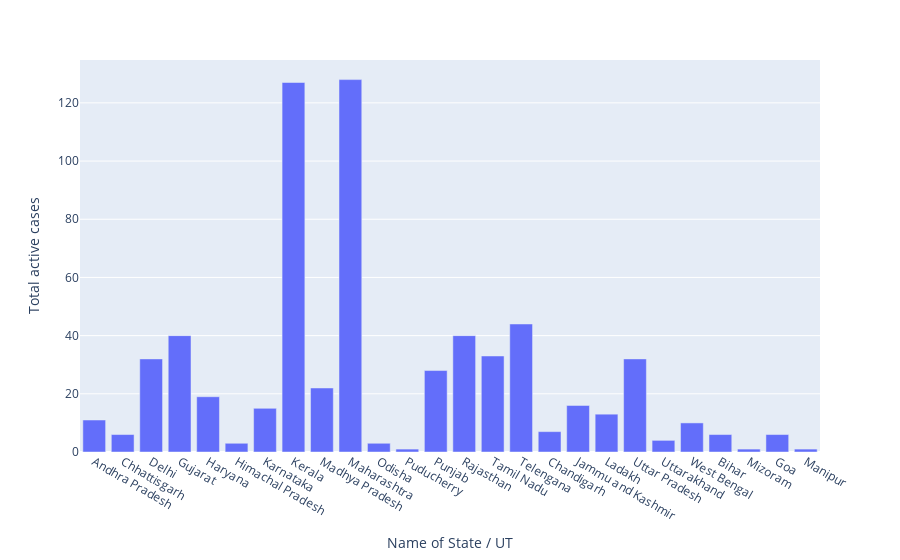

Notebook cell for this chart:
### Code cell
# 3. using plotly.express
px.bar(df,x='Name of State / UT',y='Total active cases')

### Figure 1 — Plotly figure (JSON) as saved in the notebook; plotly's stock layout.template omitted (floating-point values rounded to 4 significant figures)
{"data": [{"alignmentgroup": "True", "hovertemplate": "Name of State / UT=%{x}<br>Total active cases=%{y}<extra></extra>", "legendgroup": "", "marker": {"color": "#636efa"}, "name": "", "offsetgroup": "", "orientation": "v", "showlegend": false, "textposition": "auto", "type": "bar", "x": ["Andhra Pradesh", "Chhattisgarh", "Delhi", "Gujarat", "Haryana", "Himachal Pradesh", "Karnataka", "Kerala", "Madhya Pradesh", "Maharashtra", "Odisha", "Puducherry", "Punjab", "Rajasthan", "Tamil Nadu", "Telengana", "Chandigarh", "Jammu and Kashmir", "Ladakh", "Uttar Pradesh", "Uttarakhand", "West Bengal", "Bihar", "Mizoram", "Goa", "Manipur"], "xaxis": "x", "y": [11, 6, 32, 40, 19, 3, 15, 127, 22, 128, 3, 1, 28, 40, 33, 44, 7, 16, 13, 32, 4, 10, 6, 1, 6, 1], "yaxis": "y"}], "layout": {"barmode": "relative", "legend": {"tracegroupgap": 0}, "margin": {"t": 60}, "xaxis": {"anchor": "y", "domain": [0, 1], "title": {"text": "Name of State / UT"}}, "yaxis": {"anchor": "x", "domain": [0, 1], "title": {"text": "Total active cases"}}}}
